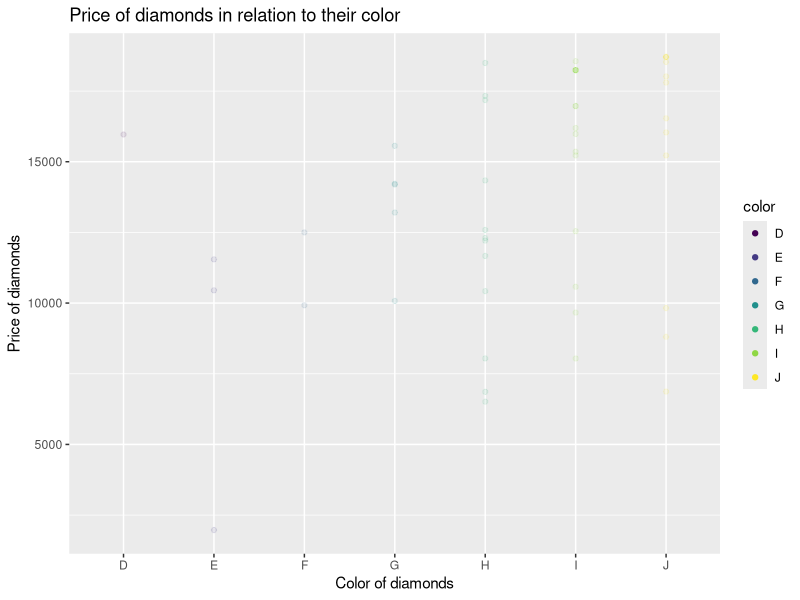
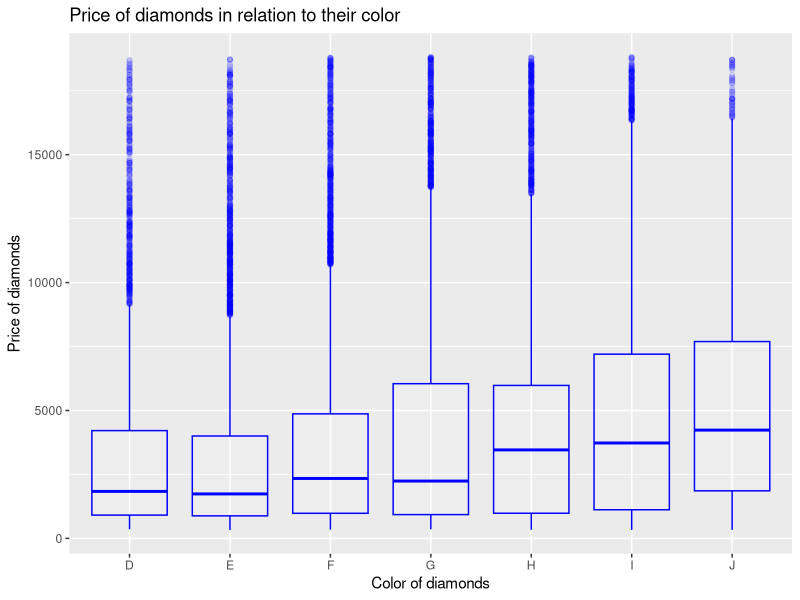
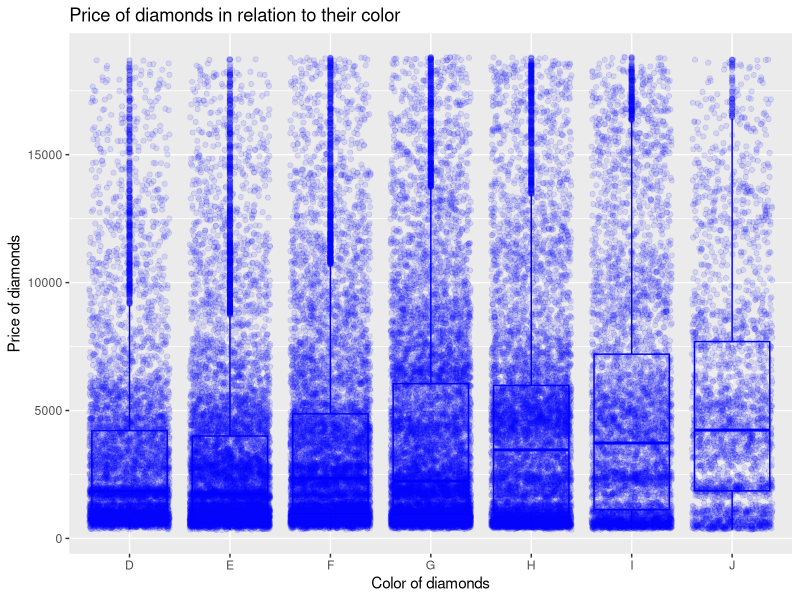
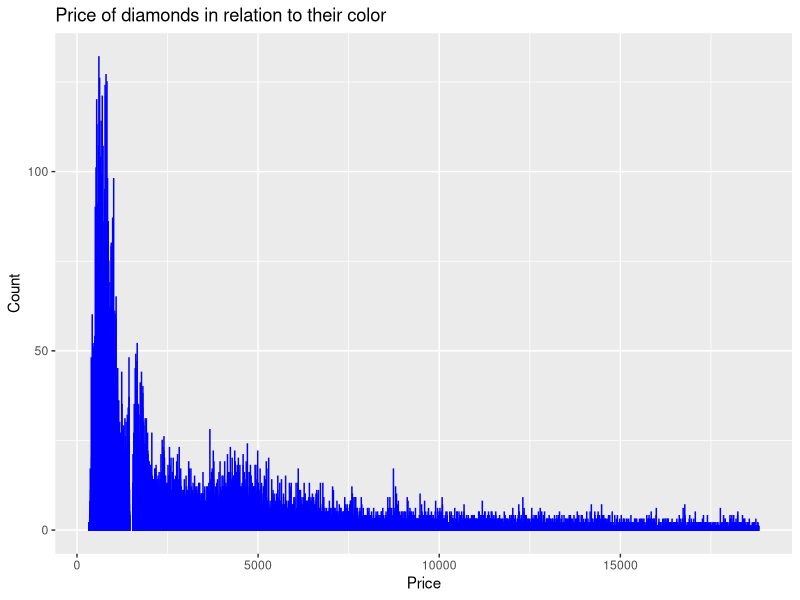
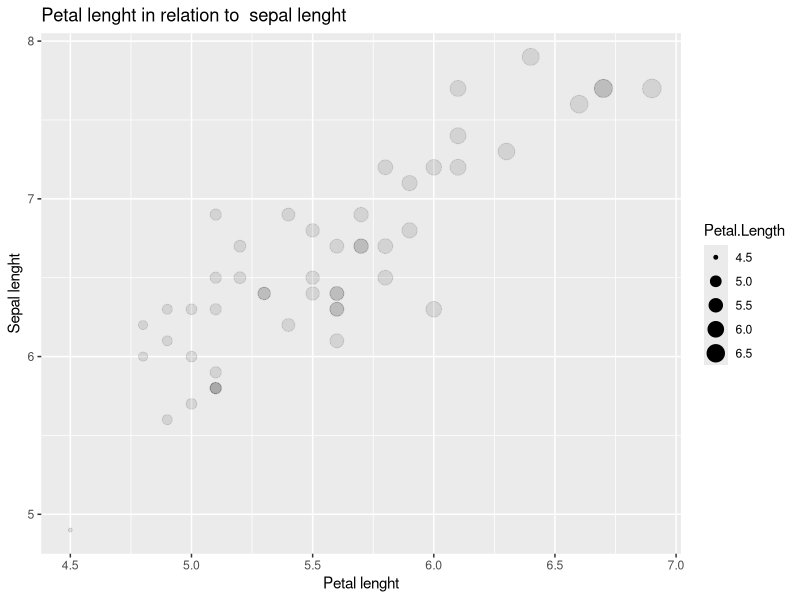
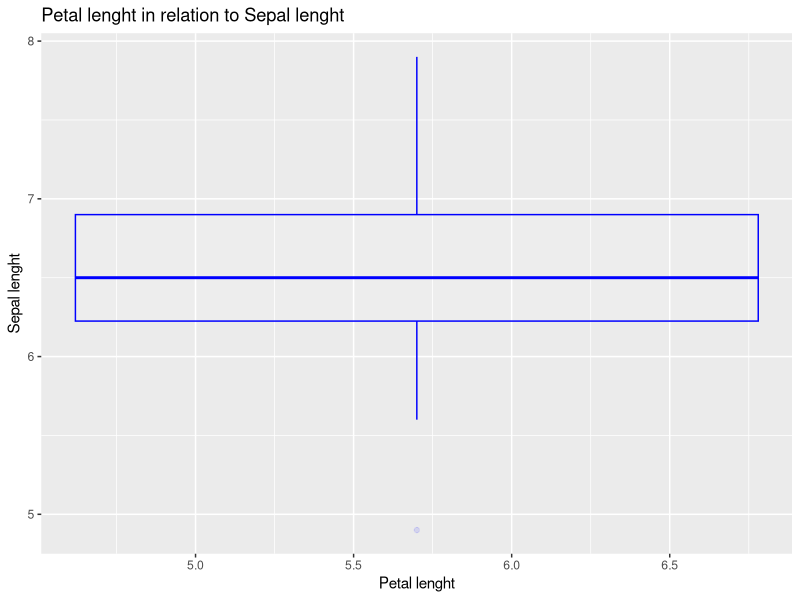
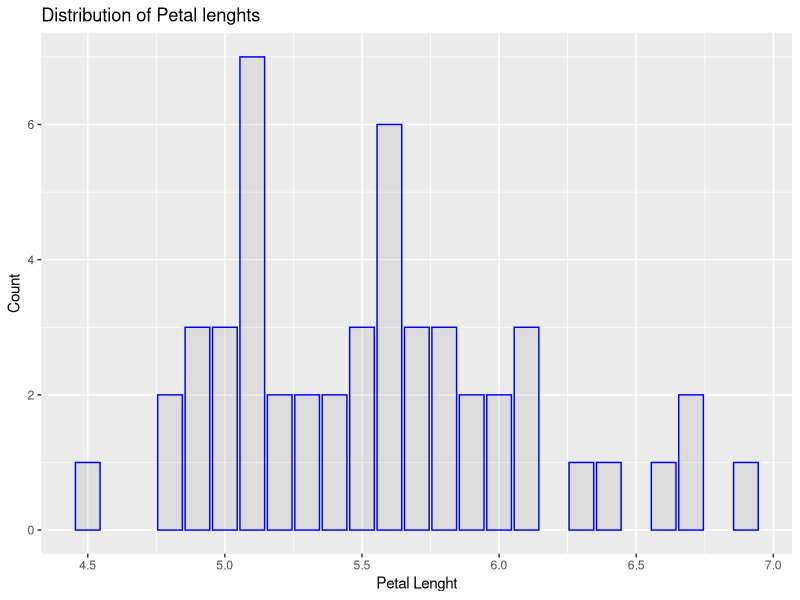

R code for these plots, in order:
#tasks####

#Create a scatter plot, barchart and boxplot (as above)
#Vary the sample and run the same analysis and plots
#Save your most interesting figure and share it with us


#Seminar 3####
library(ggplot2)
#for top:
library(dplyr)
?diamonds
names(diamonds)
head(diamonds)
str(diamonds)


# Scatter plot####
#I (Inhibit Interpretation/ Conversion of Objects) 
dsmall<-top_n(diamonds,n=50)
ggplot(data=dsmall, 
       aes(x = color, 
           y = price,
           color = color,
           alpha= I(0.1)))+
  geom_point()+
  ggtitle("Price of diamonds in relation to their color")+
  labs(x="Color of diamonds",
       y="Price of diamonds")

# Boxplot####
ggplot(data = diamonds,
       aes(x = color,
           y = price,
           alpha = I (0.1),
           color = I ("blue"))) +
  geom_boxplot()+
  ggtitle("Price of diamonds in relation to their color")+
  labs(x="Color of diamonds",
       y="Price of diamonds")

# Jitter plot (Boxplot)
ggplot(data = diamonds,
       aes(x = color,
           y = price,
           alpha = I (0.1),
           color = I ("blue"))) +
  geom_boxplot() +
  geom_jitter() +
  labs(title = "Relation of color and price")+
  ggtitle("Price of diamonds in relation to their color")+
  labs(x="Color of diamonds",
       y="Price of diamonds")

# Barplot####

ggplot(data = diamonds,
       aes(x = price,
           alpha = I (0.1),
           color = I ("blue"))) +
  geom_bar() +
  ggtitle("Price of diamonds in relation to their color")+
  labs(x="Price",
       y= "Count")



#Sample change to Iris####
?iris
names(iris)
head(iris)
str(iris)

# Scatter plot####
#I (Inhibit Interpretation/ Conversion of Objects) 
ismall<-top_n(iris,n=50)
ggplot(data=ismall, 
       aes(x = Petal.Length, 
           y = Sepal.Length,
           size = Petal.Length,
           alpha= I(0.1)))+
  geom_point()+
  ggtitle("Petal lenght in relation to  sepal lenght")+
  labs(x="Petal lenght",
       y="Sepal lenght")

# Boxplot
ggplot(data = ismall,
       aes(x = Petal.Length, 
           y = Sepal.Length,
           alpha = I (0.1),
           color = I ("blue"))) +
  geom_boxplot()+
  ggtitle("Petal lenght in relation to Sepal lenght")+
  labs(x="Petal lenght",
       y="Sepal lenght")

# Barplot####

ggplot(data = ismall,
       aes(x = Petal.Length, 
           alpha = I (0.1),
           color = I ("blue")))+
  geom_bar() +
  ggtitle("Distribution of Petal lenghts")+
  labs(x="Petal Lenght",
       y= "Count")